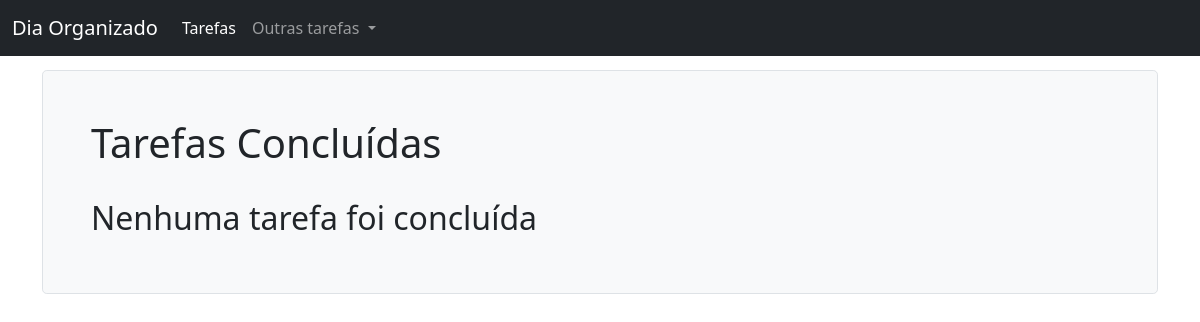
/concluidas/, run on an earlier commit of the app's database.
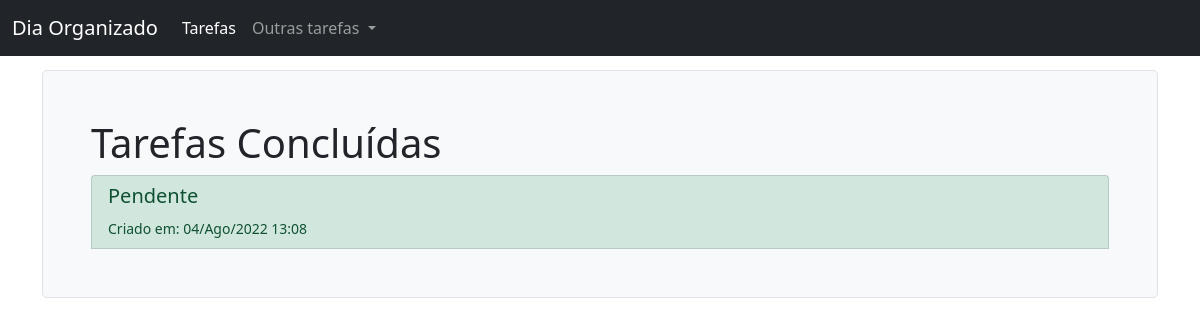
And on a later commit of the database.
### tarefas/models.py (models this page shows, shortened)
class Tarefa(models.Model):
    OPTIONS_STATUS = (
        ('concluído', 'Concluído'),
        ('pendente', 'Pendente'),
        ('adiado', 'Adiado'),
    )
    OPTIONS_CATEGORY = (
        ('urgente', 'Urgente'),
        ('importante', 'Importante'),
        ('precisa ser feito', 'Precisa ser feito'),
    )
    description = models.CharField(max_length=400)
    created_at = models.DateTimeField(auto_now_add=True)
    category = models.CharField(
        max_length=25, choices=OPTIONS_CATEGORY, default='importante')
    status = models.CharField(
        max_length=25, choices=OPTIONS_STATUS, default='pendente')

### tarefas/views.py (the view)
# urls.py: path('concluidas/', views.tarefas_concluidas_list,
def tarefas_concluidas_list(request):
    tarefas_concluidas = Tarefa.objects.filter(status='concluído')
    return render(request, 'tarefas/tarefas_concluidas.html', {'tarefas_concluidas': tarefas_concluidas})

### tarefas/templates/tarefas/tarefas_concluidas.html (shortened to what this page needs)
{% extends 'base.html' %}
{% block content %}
    <div class="h-100 p-5 bg-light border rounded-3">
        <h1>Tarefas Concluídas</h1>
        <div class="list-group">
            {% for tarefa in tarefas_concluidas %}
                <button type="button" class="list-group-item list-group-item-success list-group-item-action" data-bs-toggle="modal"  data-bs-target="#modal{{ tarefa.id }}">
                    <h5>{{ tarefa.description }}</h5>
                    <small>Criado em: {{ tarefa.created_at|date:'d/M/Y H:m' }}  </small>
                </button>
                {% empty %}
                  <br>
                  <h2>Nenhuma tarefa foi concluída</h2>
            {% endfor %}
        </div>
    </div>
{% endblock %}

What changed in the data, as far as the page shows it:
now on this page (row edited): Tarefa: description "Pendente", created_at "04/Ago/2022 13:08"
Also different on the page:
text no longer shown: "Nenhuma tarefa foi concluída"
